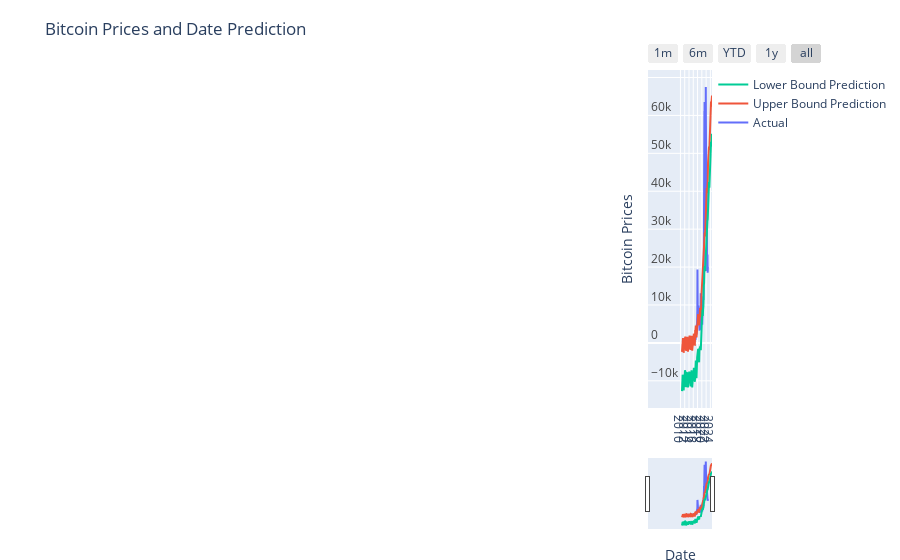

This figure's notebook cell:
### Code cell
import plotly.express as px
import plotly.graph_objects as go

fig = go.Figure()
fig.add_trace(go.Scatter(name="Actual", x=df_train['ds'], y=df_train['y'], legendrank=4))
fig.add_trace(go.Scatter(name="Upper Bound Prediction", x=prediction['ds'], y=prediction['yhat'], legendrank=2))
fig.add_trace(go.Scatter(name="Lower Bound Prediction", x=prediction['ds'], y=prediction['yhat_lower'], legendrank=1))

fig.update_xaxes(
    rangeslider_visible = True,
    rangeselector = dict(
        buttons = list([
            dict(count = 1, label = "1m", step = "month", stepmode = "backward"),
            dict(count = 6, label = "6m", step = "month", stepmode = "backward"),
            dict(count = 1, label = "YTD", step = "year", stepmode = "todate"),
            dict(count = 1, label = "1y", step = "year", stepmode = "backward"),
            dict(step = "all")
        ])
    )
)
fig.update_layout(title_text='Bitcoin Prices and Date Prediction')
fig.update_yaxes(ticklabelposition="inside top", title="Bitcoin Prices")
fig.update_xaxes(ticklabelposition="inside top", title="Date")
fig.update_yaxes(nticks=15)
fig.update_xaxes(nticks=20)
fig.update_layout(
    margin=dict(l=20, r=100, t=70, b=20),
)
fig.show()
fig.write_html('../static/prices.html')
